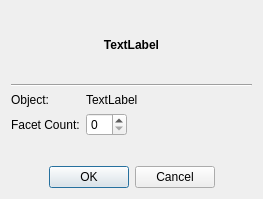
<?xml version="1.0" encoding="UTF-8"?>
<ui version="4.0">
 <class>FacetObjectParametersDialog</class>
 <widget class="QDialog" name="FacetObjectParametersDialog">
  <property name="geometry">
   <rect>
    <x>0</x>
    <y>0</y>
    <width>263</width>
    <height>199</height>
   </rect>
  </property>
  <property name="windowTitle">
   <string>Dialog</string>
  </property>
  <layout class="QVBoxLayout" name="verticalLayout">
   <item>
    <widget class="QLabel" name="label_space">
     <property name="font">
      <font>
       <bold>true</bold>
      </font>
     </property>
     <property name="text">
      <string>TextLabel</string>
     </property>
     <property name="alignment">
      <set>Qt::AlignCenter</set>
     </property>
    </widget>
   </item>
   <item>
    <widget class="Line" name="line">
     <property name="orientation">
      <enum>Qt::Horizontal</enum>
     </property>
    </widget>
   </item>
   <item>
    <layout class="QFormLayout" name="formLayout">
     <item row="0" column="0">
      <widget class="QLabel" name="label_2">
       <property name="text">
        <string>Object:</string>
       </property>
      </widget>
     </item>
     <item row="0" column="1">
      <widget class="QLabel" name="label_object">
       <property name="text">
        <string>TextLabel</string>
       </property>
       <property name="alignment">
        <set>Qt::AlignLeading|Qt::AlignLeft|Qt::AlignVCenter</set>
       </property>
      </widget>
     </item>
     <item row="1" column="0">
      <widget class="QLabel" name="label">
       <property name="text">
        <string>Facet Count:</string>
       </property>
      </widget>
     </item>
     <item row="1" column="1">
      <layout class="QHBoxLayout" name="horizontalLayout_2">
       <item>
        <widget class="QSpinBox" name="spinBox_facet_count"/>
       </item>
       <item>
        <spacer name="horizontalSpacer">
         <property name="orientation">
          <enum>Qt::Horizontal</enum>
         </property>
         <property name="sizeHint" stdset="0">
          <size>
           <width>40</width>
           <height>20</height>
          </size>
         </property>
        </spacer>
       </item>
      </layout>
     </item>
    </layout>
   </item>
   <item>
    <widget class="QDialogButtonBox" name="buttonBox">
     <property name="orientation">
      <enum>Qt::Horizontal</enum>
     </property>
     <property name="standardButtons">
      <set>QDialogButtonBox::Cancel|QDialogButtonBox::Ok</set>
     </property>
     <property name="centerButtons">
      <bool>true</bool>
     </property>
    </widget>
   </item>
  </layout>
 </widget>
 <resources/>
 <connections>
  <connection>
   <sender>buttonBox</sender>
   <signal>accepted()</signal>
   <receiver>FacetObjectParametersDialog</receiver>
   <slot>accept()</slot>
   <hints>
    <hint type="sourcelabel">
     <x>248</x>
     <y>254</y>
    </hint>
    <hint type="destinationlabel">
     <x>157</x>
     <y>274</y>
    </hint>
   </hints>
  </connection>
  <connection>
   <sender>buttonBox</sender>
   <signal>rejected()</signal>
   <receiver>FacetObjectParametersDialog</receiver>
   <slot>reject()</slot>
   <hints>
    <hint type="sourcelabel">
     <x>316</x>
     <y>260</y>
    </hint>
    <hint type="destinationlabel">
     <x>286</x>
     <y>274</y>
    </hint>
   </hints>
  </connection>
 </connections>
</ui>
